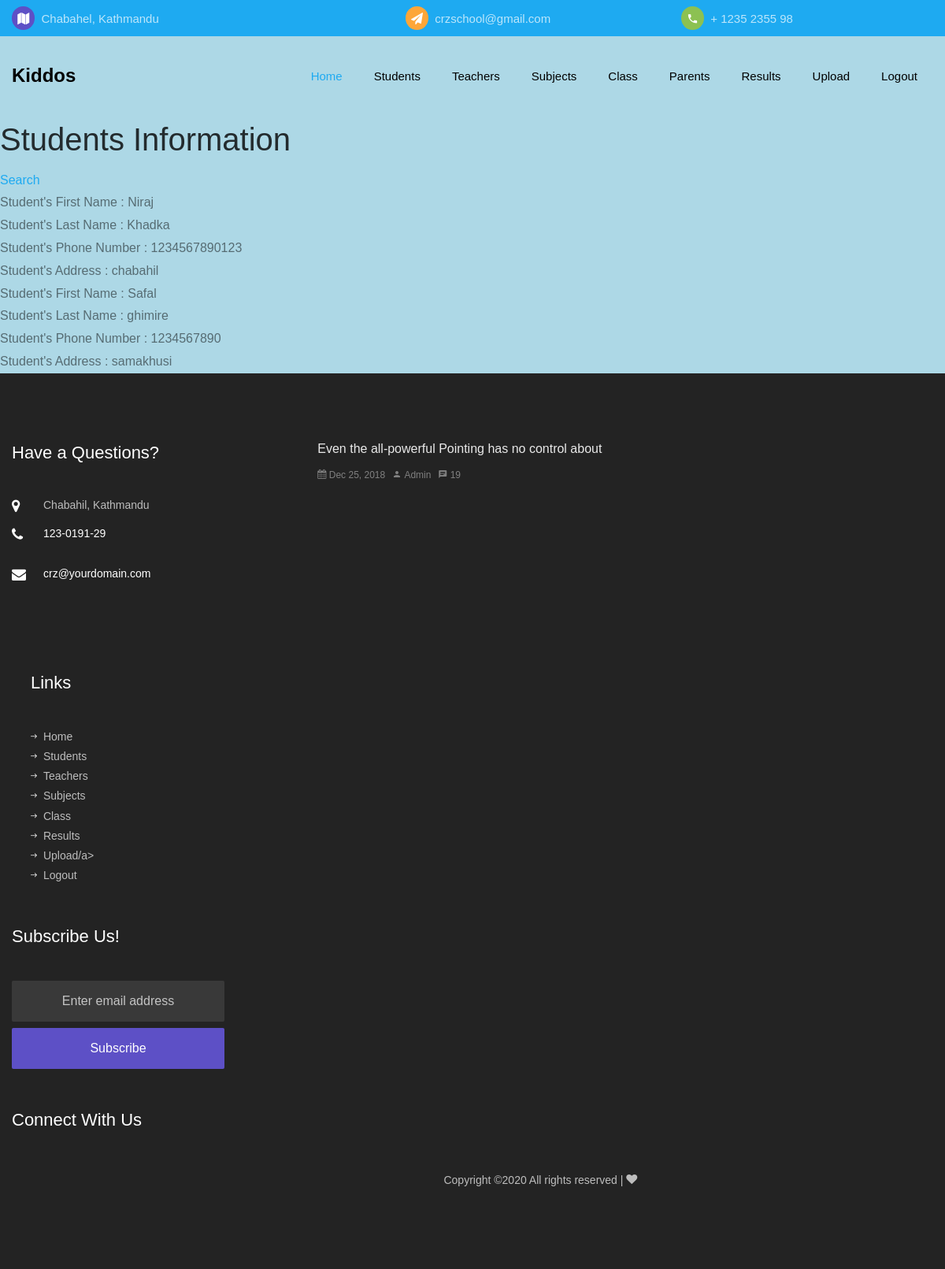
/app/studentlist/, run on an earlier commit of the app's database.
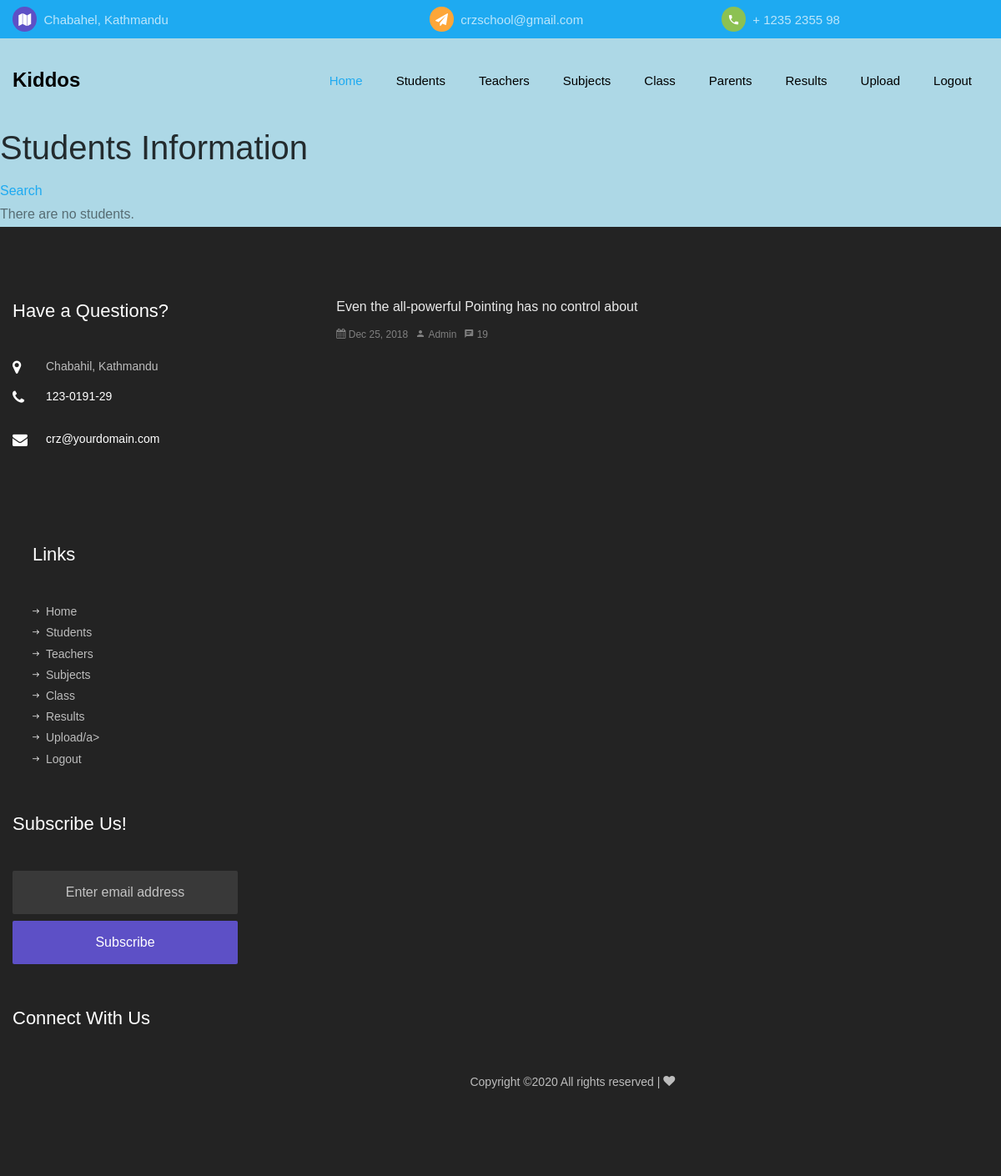
And on a later commit of the database.
### app/models.py (models this page shows, shortened)
class Student(models.Model):
    first_name = models.CharField(max_length=50)
    last_name = models.CharField(max_length=50)
    phone_no = models.CharField(max_length=50)
    address = models.CharField(max_length=50)
    student_class= models.CharField(max_length=50)

### app/views.py (the view)
# urls.py: path('studentlist/',view_students_lists),
def view_students_lists(request):
    list_of_students= Student.objects.all()
    context_variable = {
        'student':list_of_students
    }
    return render(request,'students/students_list.html',context_variable)

### app/templates/students/students_list.html (shortened to what this page needs)
{% extends 'base/base.html' %}
{% load static %}
{% block content %}
        <h1>Students Information</h1>
            <a href="/app/searchstudent/">Search</a> <br>
            {% for students in student %}
            Student's First Name : {{students.first_name}} <br>
            Student's Last Name : {{students.last_name}} <br>
            Student's Phone Number : {{students.phone_no}}<br>
            Student's Address : {{students.address}}<br>
    {% empty %}
    There are no students.
    {% endfor %}
    {% endblock %}

What changed in the data, as far as the page shows it:
removed Student: first_name "Niraj", last_name "Khadka", phone_no "1234567890123", address "chabahil"
removed Student: first_name "Safal", last_name "ghimire", phone_no "1234567890", address "samakhusi"
Also different on the page:
text now shown: "There are no students."
